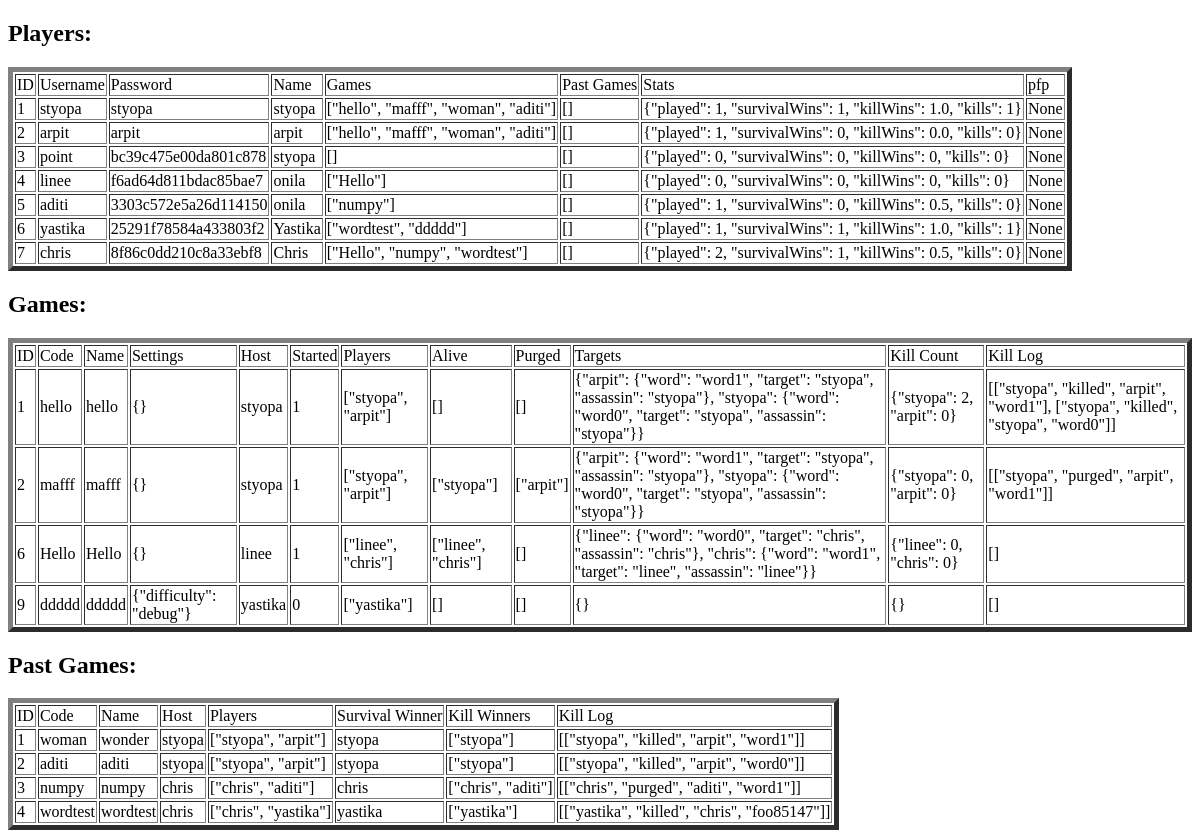
The page /debug/ on the database as committed earlier.
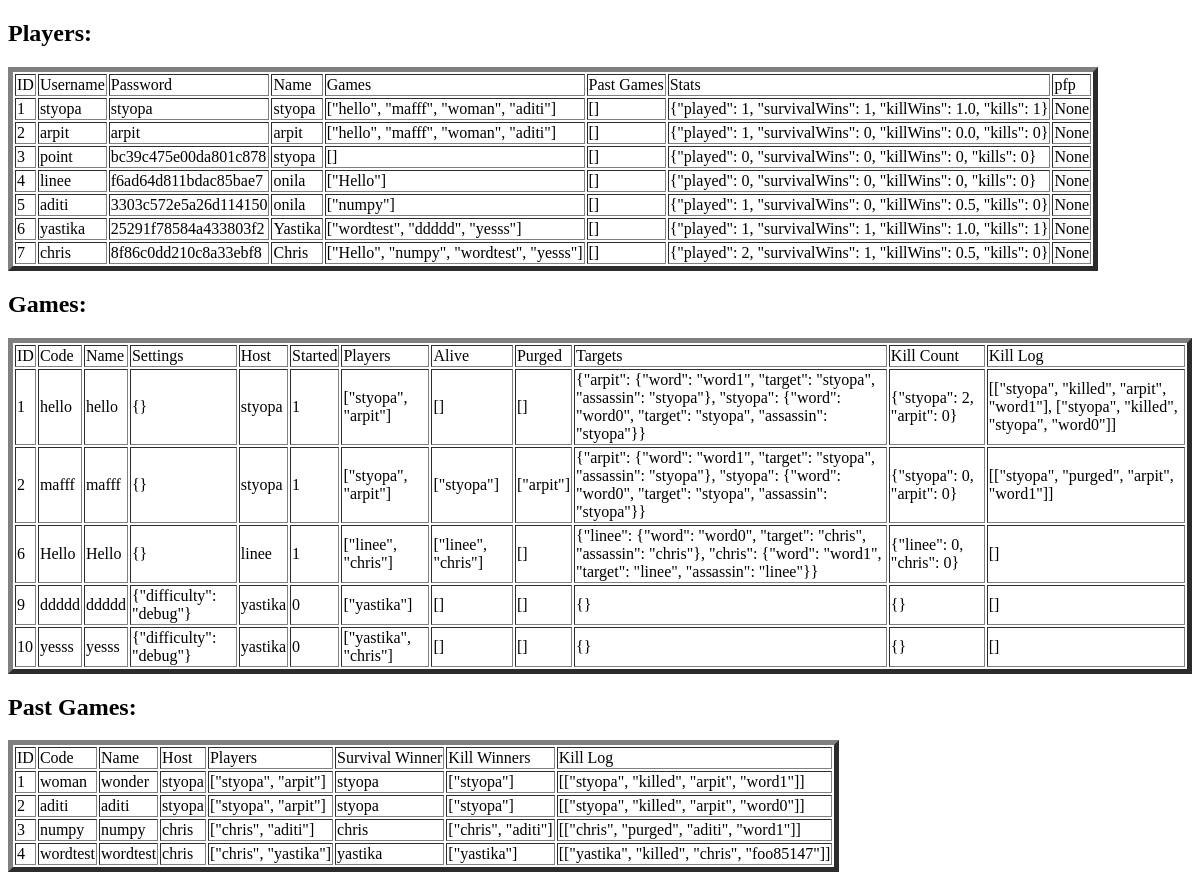
The same page on the database as committed later.
### tables this page shows
CREATE TABLE Players (     id INTEGER PRIMARY KEY AUTOINCREMENT,     user TEXT NOT NULL,     password TEXT NOT NULL,     name TEXT NOT NULL,     games TEXT NOT NULL,     pastGames TEXT NOT NULL,     stats TEXT NOT NULL,     pfpPath TEXT);

CREATE TABLE Games (     id INTEGER PRIMARY KEY AUTOINCREMENT,     code TEXT NOT NULL,     name TEXT NOT NULL,    settings TEXT NOT NULL,     host TEXT NOT NULL,     started BOOLEAN NOT NULL CHECK (started IN (0,1)),     players TEXT NOT NULL,     alive TEXT NOT NULL,     purged TEXT NOT NULL,     targets TEXT NOT NULL,     killCount TEXT NOT NULL,     killLog TEXT NOT NULL);

CREATE TABLE PastGames (     id INTEGER PRIMARY KEY AUTOINCREMENT,     code TEXT NOT NULL,     name TEXT NOT NULL,    settings TEXT NOT NULL,     host TEXT NOT NULL,     players TEXT NOT NULL,     survivalWinner TEXT NOT NULL,     killWinners TEXT NOT NULL,     killLog TEXT NOT NULL);

### app.py (the view)
@app.route('/debug/')
def debug():
    with sqlite3.connect("database.db") as con:
        con.row_factory = sqlite3.Row
        cur = con.cursor()
        cur.execute("SELECT * from Players")
        playerRows = cur.fetchall()   #rows of the Players table
        cur.execute("SELECT * from Games")
        gameRows = cur.fetchall()   #rows of the Games table
        cur.execute("SELECT * from pastGames")
        pastRows = cur.fetchall()   #rows of the pastGames table
    return render_template('debug.html', playerRows = playerRows, gameRows = gameRows, pastRows=pastRows)

### templates/debug.html (shortened to what this page needs)
<!DOCTYPE html>
<html lang="en">
<head>
</head>
<body>
    <h2>Players:</h2>
    <table border=5>
        <thead>
        <td>ID</td>
        <td>Username</td>
        <td>Password</td>
        <td>Name</td>
        <td>Games</td>
        <td>Past Games</td>
        <td>Stats</td>
        <td>pfp</td>
        </thead>
        {% for row in playerRows %}
        <tr>
        <td>{{row["id"]}}</td>
        <td>{{row["user"]}}</td>
        <td>{{row["password"][:20]}}</td>
        <td>{{row["name"]}}</td>
        <td>{{row["games"]}}</td>
        <td>{{row["pastGames"]}}</td>
        <td>{{row["stats"]}}</td>
        <td>{{row["pfpPath"]}}</td>
        </tr>
        {% endfor %}
        </table>
        <h2>Games:</h2>
        <table border=5>
            <thead>
            <td>ID</td>
            <td>Code</td>
            <td>Name</td>
            <td>Settings</td>
            <td>Host</td>
            <td>Started</td>
            <td>Players</td>
            <td>Alive</td>
            <td>Purged</td>
            <td>Targets</td>
            <td>Kill Count</td>
            <td>Kill Log</td>
            </thead>
            {% for row in gameRows %}
            <tr>
            <td>{{row["id"]}}</td>
            <td>{{row["code"]}}</td>
            <td>{{row["name"]}}</td>
            <td>{{row["settings"]}}</td>
            <td>{{row["host"]}}</td>
            <td>{{row["started"]}}</td>
            <td>{{row["players"]}}</td>
            <td>{{row["alive"]}}</td>
            <td>{{row["purged"]}}</td>
            <td>{{row["targets"]}}</td>
            <td>{{row["killCount"]}}</td>
            <td>{{row["killLog"]}}</td>
            </tr>
            {% endfor %}
            </table>
            <h2>Past Games:</h2>
            <table border=5>
                <thead>
                <td>ID</td>
                <td>Code</td>
                <td>Name</td>
                <td>Host</td>
                <td>Players</td>
                <td>Survival Winner</td>
                <td>Kill Winners</td>
                <td>Kill Log</td>
                </thead>
                {% for row in  pastRows %}
                <tr>
                <td>{{row["id"]}}</td>
                <td>{{row["code"]}}</td>
                <td>{{row["name"]}}</td>
                <td>{{row["host"]}}</td>
                <td>{{row["players"]}}</td>
                <td>{{row["survivalWinner"]}}</td>
                <td>{{row["killWinners"]}}</td>
                <td>{{row["killLog"]}}</td>
                </tr>
                {% endfor %}
                </table>
</body>
</html>

Rows that differ between the two databases and show on the page:
changed Players "yastika": games "[\"wordtest\", \"ddddd\"]" → "[\"wordtest\", \"ddddd\", \"yesss\"]"
changed Players "chris": games "[\"Hello\", \"numpy\", \"wordtest\"]" → "[\"Hello\", \"numpy\", \"wordtest\", \"yesss\"]"
added Games: id "10", code "yesss", name "yesss", settings "{\"difficulty\": \"debug\"}", host "yastika", started "0", players "[\"yastika\", \"chris\"]", alive "[]", purged "[]", targets "{}", killCount "{}", killLog "[]"
